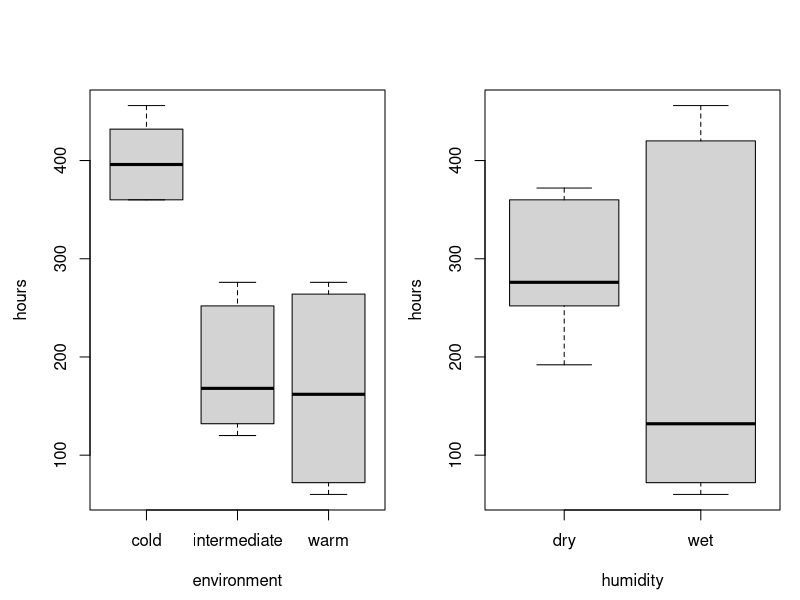
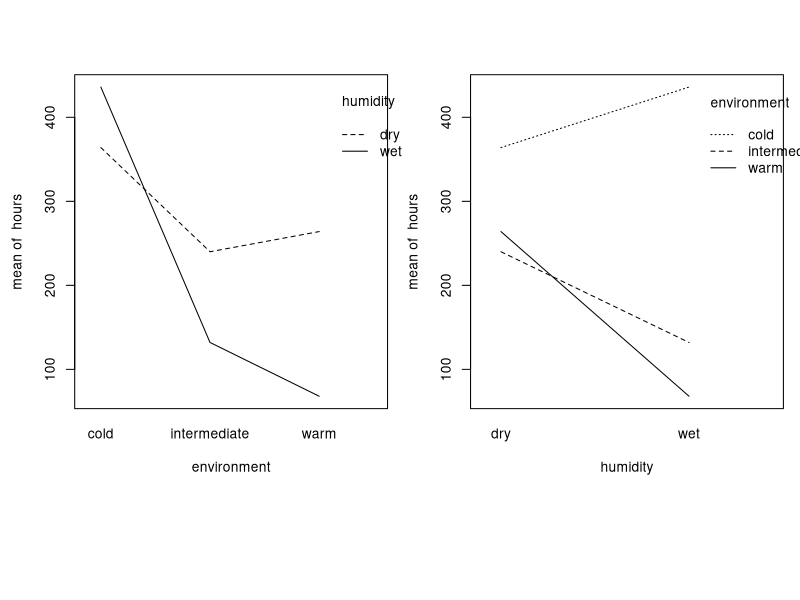

Generate these figures, in order, with R: (Note: this script raises an error after producing the figures.)
## ---- chunk 1
knitr::opts_chunk$set(echo = TRUE)
options(digits=3)
## ---- chunk 2
bread = read.table("bread.txt",header=TRUE)
## ---- chunk 3
I=3; J=2; N=3
rbind(rep(1:I,each=N*J),rep(1:J,N*I),sample(1:(N*I*J)))
## ---- chunk 4
attach(bread)
par(mfrow=c(1,2), mar=c(4,4,4,1), oma=c(0.5,0.5,0.5,0))
boxplot(hours~environment)
boxplot(hours~humidity)
## ---- chunk 5
layout(matrix(c(1,2,3,3), ncol=2, byrow=TRUE), heights=c(4, 1))
interaction.plot(environment, humidity, hours)
interaction.plot(humidity, environment, hours)
## ---- chunk 6
bread$environment=as.factor(bread$environment)
bread$humidity=as.factor(bread$humidity)

breadov=lm(hours~environment*humidity)
anova(breadov)
## ---- chunk 7
qqnorm(residuals(breadov))
plot(fitted(breadov),residuals(breadov))
## ---- chunk 8
library(lme4)
# load data
cow=read.table("cow.txt",header=TRUE)
cow$treatment=factor(cow$treatment)
cow$id=factor(cow$id)
cow$per=factor(cow$per)
cow$order=factor(cow$order)
attach(cow)
# boxplot(milk~treatment)
## ---- chunk 9
anova(lm(milk~id+per+treatment))
## ---- chunk 10
summary((lm(milk~id+per+treatment)))
## ---- chunk 11
plot(lm(milk~id+per+treatment), 1)
plot(lm(milk~id+per+treatment), 2)
## ---- chunk 12
cowlmer = lmer(milk~order+per+treatment+(1|id))
cowlmer_reduced = lmer(milk~order+per+(1|id), REML=FALSE)
(anova(cowlmer_reduced, cowlmer))
## ---- chunk 13
t.test(milk[treatment=="A"],milk[treatment=="B"],paired=TRUE)
## ---- chunk 14
cowlmer = lmer(milk~order+treatment+per+(1|id))
cowlmer_reduced = lmer(milk~order+treatment+(1|id), REML=FALSE)
(anova(cowlmer_reduced, cowlmer))
## ---- chunk 15
anova(lm(milk~treatment+id))
## ---- chunk 16
wordcounts = read.table("austen.txt", header=TRUE)
austen = subset(wordcounts, select = c('Sense', 'Emma', 'Sand1'))
z=chisq.test(austen)
z
## ---- chunk 17
z$residuals
## ---- chunk 18
z1=chisq.test(wordcounts)
z1
## ---- chunk 19
z1$residuals
## ---- chunk 20
library(lme4)
expenses = read.table("expensescrime.txt",header=TRUE)
expenses$state=as.factor(expenses$state)
attach(expenses)
expenses
## ---- chunk 21
model_temp = lm(expend~bad+crime+lawyers+employ+pop)
print("bad cook's distances:")
round(cooks.distance(model_temp), 2)
plot(expend, bad)
plot(cooks.distance(model_temp),type="b", main="Cook's distances for bad")


# model_temp = lm(expend~bad)
# print("bad cook's distances:")
# round(cooks.distance(model_temp), 2)
# plot(expend, bad)
# plot(cooks.distance(model_temp),type="b", main="Cook's distances for bad")
#
# model_temp = lm(expend~crime)
# print("crime cook's distances:")
# round(cooks.distance(model_temp), 2)
# plot(expend, crime)
# plot(cooks.distance(model_temp),type="b", main="Cook's distances for crime")
# 
# model_temp = lm(expend~lawyers)
# print("lawyers cook's distances:")
# round(cooks.distance(model_temp), 2)
# plot(expend, lawyers)
# plot(cooks.distance(model_temp),type="b", main="Cook's distances for lawyers")
# 
# model_temp = lm(expend~employ)
# print("employ cook's distances:")
# round(cooks.distance(model_temp), 2)
# plot(expend, employ)
# plot(cooks.distance(model_temp),type="b", main="Cook's distances for employ")
# 
# model_temp = lm(expend~pop)
# print("pop cook's distances:")
# round(cooks.distance(model_temp), 2)
# plot(expend, pop)
# plot(cooks.distance(model_temp),type="b", main="Cook's distances for pop")
## ---- chunk 22
expenses = expenses[-c(5, 35, 44), ]
attach(expenses)
## ---- chunk 23
plot(expenses[,c(2, 3, 4, 5, 6, 7)])
round(cor(expenses[,c(2, 3, 4, 5, 6, 7)]), 2)
